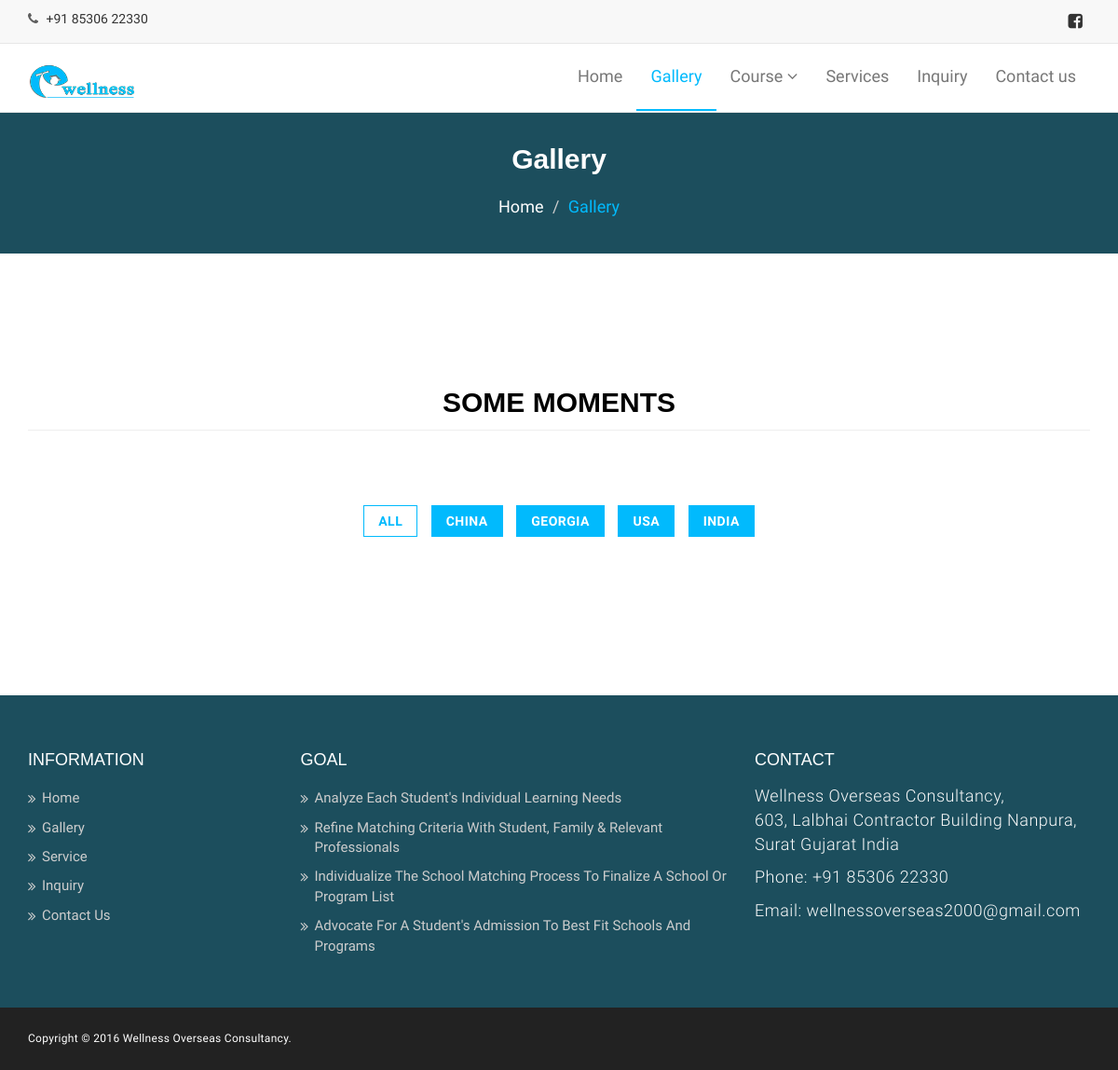
/gallery.php, run on the app's committed database.
### tables this page shows
CREATE TABLE IF NOT EXISTS `category` (
  `id` int(11) NOT NULL AUTO_INCREMENT,
  `name` varchar(255) NOT NULL,
  PRIMARY KEY (`id`)
);

### api/wellness.php (called while the page is built, shortened)
<?php
class wellness
{
	var $con;
	function __construct()
	{
		$this->con = new mysqli('localhost','root','harami','wellness_consultancy');
	}
	function select($table)
	{
		$sql = 'select * from '.$table;
		$ref = $this->con->query($sql) or die('Error:'.$this->con->error."<br>".$sql);
		$data = mysqli_fetch_all($ref,MYSQLI_ASSOC);
		return $data;
	}
	function query($sql)
	{
		$ref = $this->con->query($sql) or die('Error:'.$this->con->error."<br>".$sql);
		$data = mysqli_fetch_all($ref,MYSQLI_ASSOC);
		return $data;
	}
}

### gallery.php (the view, shortened to what this page needs)
<?php
  include_once("api/wellness.php");
  $obj = new wellness();
  $category = $obj->select('category');
?>
<!DOCTYPE html>
<html lang="en">
  <head>
    <?php
        include_once("template/css.php");
    ?>
  </head>
  <body>
  <?php
    include_once("template/header.php");
  ?>
 <section id="mu-page-breadcrumb">
   <div class="container">
     <div class="row">
       <div class="col-md-12">
         <div class="mu-page-breadcrumb-area">
           <h2>Gallery</h2>
           <ol class="breadcrumb">
            <li><a href="index.php">Home</a></li>
            <li class="active">Gallery</li>
          </ol>
         </div>
       </div>
     </div>
   </div>
 </section>
 <section id="mu-gallery">
   <div class="container">
     <div class="row">
       <div class="col-md-12">
         <div class="mu-gallery-area">
          <div class="mu-title">
            <h2 class="page-header">Some Moments</h2>
          </div>
          <div class="mu-gallery-content">
            <div class="mu-gallery-top">
              <ul>
                <li class="filter active" data-filter="all">All</li>
                <?php
                  foreach ($category as $key => $value) {
                ?>
                  <li class="filter" data-filter=".<?php echo $value['id']; ?>"><?php echo $value['name']; ?></li>
                <?php
                  }
                ?>
              </ul>
            </div>
          </div>
         </div>
       </div>
     </div>
   </div>
 </section>
  <?php
    include_once("template/footer.php");
  ?>
  </body>
</html>

### assets/css/theme-color/default-theme.css (style rules this page uses)
#mu-page-breadcrumb .mu-page-breadcrumb-area .breadcrumb .active { color: #01bafd; }
#mu-gallery .mu-gallery-area .mu-gallery-content { width: 100%; }
#mu-gallery .mu-gallery-area .mu-gallery-content .mu-gallery-top ul li { background-color: #01bafd; border: 1px solid #01bafd; }
#mu-gallery .mu-gallery-area .mu-gallery-content .mu-gallery-top ul .active { color: #01bafd; border-color: #01bafd; }

### assets/css/style.css (style rules this page uses)
body { background-color: #ffffff; font-family: "Roboto", calibri; color: #666; font-size: 16px; overflow-x: hidden; }
ul { padding: 0; margin: 0; list-style: none; }
h1, h2, h3, h4, h5, h6 { font-family: "Montserrat", sans-serif; }
h2 { font-size: 30px; font-weight: 700; line-height: 40px; margin: 0; }
.mu-title { display: inline; float: left; text-align: center; width: 100%; }
.mu-title h2 { color: #000; margin-bottom: 10px; text-transform: uppercase; }
#mu-page-breadcrumb { background-color: #333; display: inline; float: left; padding: 30px 0; width: 100%; }
#mu-page-breadcrumb .mu-page-breadcrumb-area { display: inline; float: left; width: 100%; }
#mu-page-breadcrumb .mu-page-breadcrumb-area h2 { text-align: center; color: #fff; }
#mu-page-breadcrumb .mu-page-breadcrumb-area .breadcrumb { background-color: transparent; border-radius: 0; margin-bottom: 0; margin-top: 10px; text-align: center; }
#mu-page-breadcrumb .mu-page-breadcrumb-area .breadcrumb li { color: #fff; }
#mu-page-breadcrumb .mu-page-breadcrumb-area .breadcrumb li a { color: #fff; }
#mu-gallery { display: inline; float: left; padding: 100px 0; width: 100%; }
#mu-gallery .mu-gallery-area { display: inline; float: left; width: 100%; }
#mu-gallery .mu-gallery-area .mu-gallery-content { display: inline; float: left; width: 100%; }
#mu-gallery .mu-gallery-area .mu-gallery-content .mu-gallery-top { display: inline; float: left; margin-top: 50px; padding: 20px 0; width: 100%; }
#mu-gallery .mu-gallery-area .mu-gallery-content .mu-gallery-top ul { display: inline-block; text-align: center; width: 100%; }
#mu-gallery .mu-gallery-area .mu-gallery-content .mu-gallery-top ul li { color: #fff; cursor: pointer; display: inline-block; font-size: 14px; font-weight: bold; letter-spacing: 0.5px; margin: 0 5px; padding: 6px 15px; text-transform: uppercase; -webkit-transition: all 0.5s; -moz-transition: all 0.5s; -ms-transition: all 0.5s; -o-transition: all 0.5s; transition: all 0.5s; }
#mu-gallery .mu-gallery-area .mu-gallery-content .mu-gallery-top ul .active { background-color: #fff; }

### assets/css/custome.css (style rules this page uses)
body { color:#5e5e5e;font-size:18px; }
#mu-page-breadcrumb { background-color: #1C4E5D; display: inline; float: left; padding: 30px 0px; width: 100%; }

### data on the page
category: name "CHINA"
category: name "GEORGIA"
category: name "USA"
category: name "INDIA"
